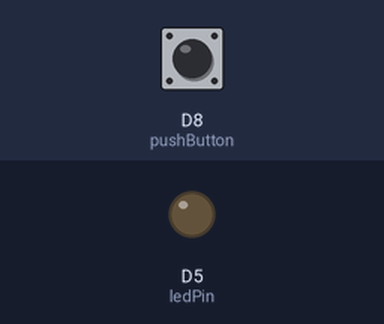
The program below on a simulated ESP8266 (Wemos D1 mini). Shown: output pins drawn as LEDs (lit = HIGH). The inputs (shaded band) are chosen by the test bench; at power-on: D8 (pushButton) LOW. What the program prints to the serial monitor is not drawn.

Above: at 1.2 s.
1.3 s: D8 (pushButton) pulled HIGH for 0.15 s
At 2.0 s:
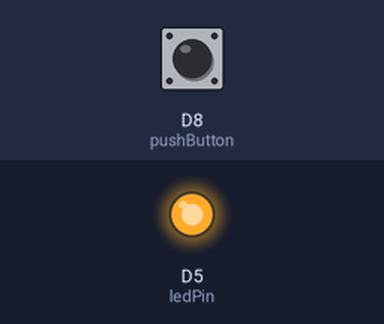
2.9 s: D8 (pushButton) pulled HIGH for 1 s
At 4.4 s:
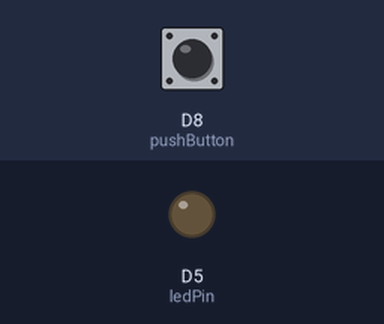
5.4 s: D8 (pushButton) pulled HIGH for 3.2 s
At 6.4 s:
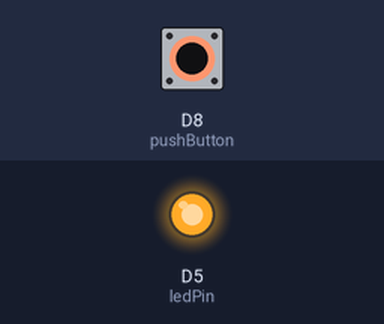
Timing chart, 0 to 8.4 s (numbered marks = the images above; inputs shaded):
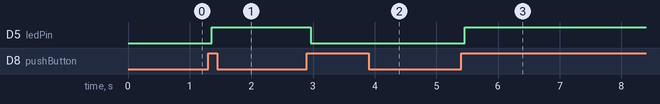

Measured:
- after the input at 1.3 s, D5 (ledPin): LOW → HIGH after 0.06 s
- after the input at 2.9 s, D5 (ledPin): HIGH → LOW after 0.06 s
- after the input at 5.4 s, D5 (ledPin): LOW → HIGH after 0.06 s

The program:

main.cpp
```cpp
#include <Arduino.h>

const int pushButton = D8;
const int ledPin = D5;

int ledState = LOW;
int buttonState;
int lastButtonState = LOW;

unsigned long lastDebounceTime = 0;
const unsigned long debounceDelay = 50;

void setup()
{
  Serial.begin(9600);
  pinMode(pushButton, INPUT);
  pinMode(ledPin, OUTPUT);
  digitalWrite(ledPin, ledState);
}

void loop()
{
  int reading = digitalRead(pushButton);
  Serial.println(reading);

  if (reading != lastButtonState)
  {
    lastDebounceTime = millis();
  }

  if ((millis() - lastDebounceTime) > debounceDelay)
  {
    if (reading != buttonState)
    {
      Serial.println(buttonState);
      buttonState = reading;

      if (buttonState == HIGH)
      {
        ledState = !ledState;
      }
    }
  }

  digitalWrite(ledPin, ledState);

  lastButtonState = reading;
}
```
